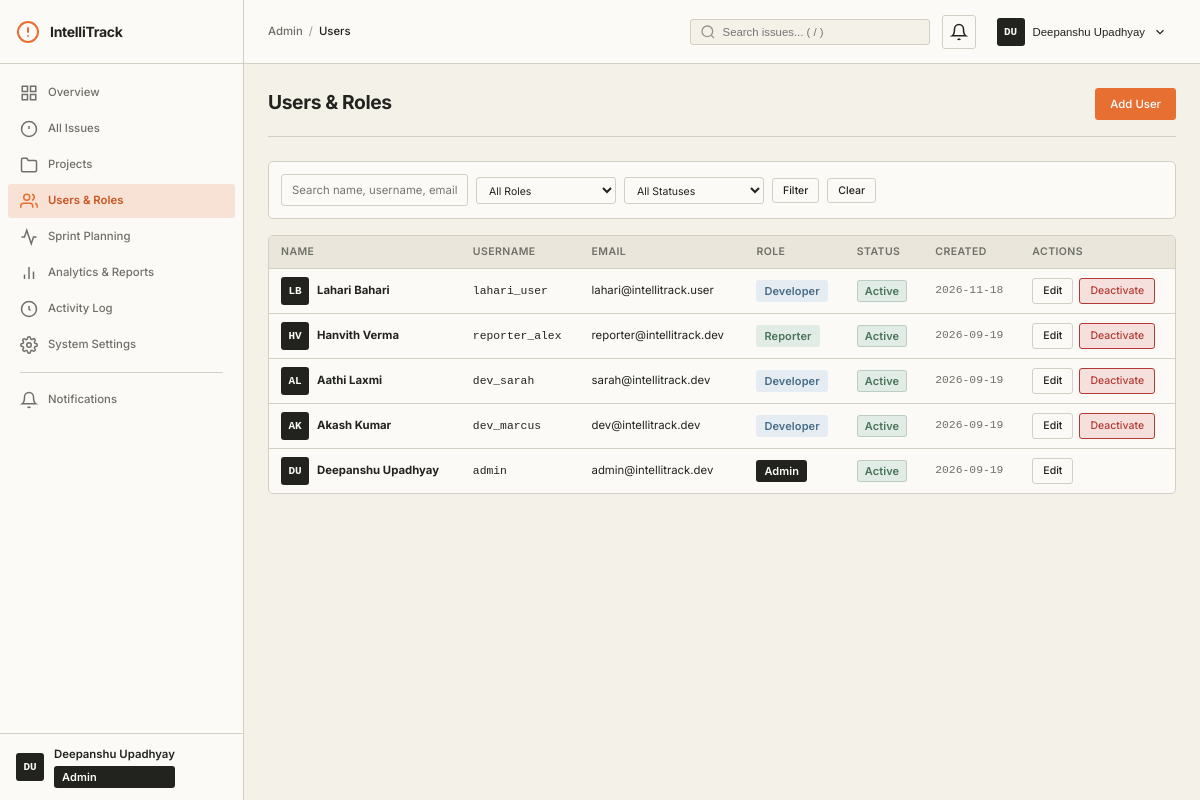
Page /admin/users (signed in) on the committed database.
### models/user.py (models this page shows, shortened)
class User(UserMixin, db.Model):
    __tablename__ = 'users'
    ROLE_ADMIN = 'admin'
    ROLE_DEVELOPER = 'developer'
    ROLE_REPORTER = 'reporter'
    VALID_ROLES = [ROLE_ADMIN, ROLE_DEVELOPER, ROLE_REPORTER]
    id = db.Column(db.Integer, primary_key=True)
    username = db.Column(db.String(80), unique=True, nullable=False, index=True)
    email = db.Column(db.String(120), unique=True, nullable=False, index=True)
    password_hash = db.Column(db.String(256), nullable=False)
    first_name = db.Column(db.String(80), nullable=False, default='')
    last_name = db.Column(db.String(80), nullable=False, default='')
    role = db.Column(db.String(20), nullable=False, default=ROLE_REPORTER)
    is_active = db.Column(db.Boolean, default=True, nullable=False)
    created_at = db.Column(db.DateTime, default=datetime.utcnow, nullable=False)
    updated_at = db.Column(db.DateTime, default=datetime.utcnow, onupdate=datetime.utcnow)
    reported_issues = db.relationship('Issue', foreign_keys='Issue.reporter_id', backref='reporter', lazy='dynamic')
    assigned_issues = db.relationship('Issue', foreign_keys='Issue.assignee_id', backref='assignee', lazy='dynamic')
    comments = db.relationship('Comment', backref='author', lazy='dynamic')
    activities = db.relationship('Activity', backref='actor', lazy='dynamic')
    notifications = db.relationship('Notification', backref='user', lazy='dynamic')
    memberships = db.relationship('ProjectMembership', backref='user', lazy='dynamic')
    @property
    def full_name(self):
        name = f"{self.first_name} {self.last_name}".strip()
        return name if name else self.username
    @property
    def initials(self):
        if self.first_name and self.last_name:
            return f"{self.first_name[0]}{self.last_name[0]}".upper()
        return self.username[:2].upper()
    @property
    def is_admin(self):
        return self.role == self.ROLE_ADMIN

### routes/admin.py (the view, shortened to what this page needs)
@admin_bp.route('/users')
def users():
    role_filter = request.args.get('role')
    active_filter = request.args.get('active')
    search = request.args.get('q', '').strip()
    query = User.query
    if role_filter:
        query = query.filter_by(role=role_filter)
    if active_filter is not None and active_filter != '':
        query = query.filter_by(is_active=(active_filter == '1'))
    users_list = query.order_by(User.created_at.desc()).all()
    return render_template(
        'admin/users.html',
        users=users_list,
        role_filter=role_filter,
        active_filter=active_filter,
        search=search,
        valid_roles=User.VALID_ROLES,
    )

### models/user.py (called while the page is built)
@login_manager.user_loader
def load_user(user_id):
    return User.query.get(int(user_id))

### routes/admin.py (called while the page is built)
@admin_bp.before_request
@login_required
def require_admin():
    if not current_user.is_admin:
        abort(403)

### services/notification_service.py (called while the page is built)
    @staticmethod
    def get_unread_count(user_id):
        return Notification.query.filter_by(user_id=user_id, is_read=False).count()

### templates/admin/users.html (shortened to what this page needs)
{% extends "base.html" %}
{% block breadcrumb %}<span class="breadcrumb-item">Admin</span><span class="breadcrumb-sep">/</span><span class="breadcrumb-item">Users</span>{% endblock %}
{% block page_title %}Users &amp; Roles{% endblock %}
{% block page_actions %}
<a href="{{ url_for('admin.create_user') }}" class="btn btn-primary">Add User</a>
{% endblock %}
{% block content %}
<div class="filter-bar">
    <form method="GET" action="{{ url_for('admin.users') }}" class="filter-form">
        <div class="filter-group">
            <input type="text" name="q" class="form-input" placeholder="Search name, username, email..." value="{{ search or '' }}">
        </div>
        <div class="filter-group">
            <select name="role" class="form-select form-select-sm">
                <option value="">All Roles</option>
            </select>
        </div>
        <div class="filter-group">
            <select name="active" class="form-select form-select-sm">
                <option value="">All Statuses</option>
            </select>
        </div>
        <button type="submit" class="btn btn-secondary btn-sm">Filter</button>
        <a href="{{ url_for('admin.users') }}" class="btn btn-sm">Clear</a>
    </form>
</div>
<div class="table-responsive">
    <table class="table table-compact">
        <thead>
            <tr>
                <th>Name</th>
                <th>Username</th>
                <th>Email</th>
                <th>Role</th>
                <th>Status</th>
                <th>Created</th>
                <th>Actions</th>
            </tr>
        </thead>
        <tbody>
            {% for u in users %}
            <tr>
                <td>
                    <div style="display:flex;align-items:center;gap:8px">
                        <div class="avatar avatar-sm">{{ u.initials }}</div>
                        <strong>{{ u.full_name }}</strong>
                    </div>
                </td>
                <td><span class="mono">{{ u.username }}</span></td>
                <td>{{ u.email }}</td>
                <td><span class="badge badge-role badge-{{ u.role }}">{{ u.role|title }}</span></td>
                <td>
                    {% if u.is_active %}
                    <span class="badge badge-status badge-resolved">Active</span>
                    {% else %}
                    <span class="badge badge-status badge-closed">Inactive</span>
                    {% endif %}
                </td>
                <td class="text-muted mono">{{ u.created_at.strftime('%Y-%m-%d') }}</td>
                <td>
                    <div style="display:flex;gap:6px">
                        <a href="{{ url_for('admin.edit_user', user_id=u.id) }}" class="btn btn-sm btn-secondary">Edit</a>
                        {% if u.id != current_user.id %}
                        <form method="POST" action="{{ url_for('admin.toggle_user_active', user_id=u.id) }}" style="display:inline">
                            <button type="submit" class="btn btn-sm {{ 'btn-danger' if u.is_active else 'btn-secondary' }}">
                                {{ 'Deactivate' if u.is_active else 'Activate' }}
                            </button>
                        </form>
                        {% endif %}
                    </div>
                </td>
            </tr>
            {% else %}
            <tr><td colspan="7" class="text-muted" style="text-align:center;padding:24px">No users match your filter criteria.</td></tr>
            {% endfor %}
        </tbody>
    </table>
</div>
{% endblock %}

### templates/base.html (shortened to what this page needs)
<!DOCTYPE html>
<html lang="en">
<head>
    <link rel="stylesheet" href="{{ url_for('static', filename='css/tokens.css') }}">
    <link rel="stylesheet" href="{{ url_for('static', filename='css/layout.css') }}">
    <link rel="stylesheet" href="{{ url_for('static', filename='css/components.css') }}">
</head>
<body>
    <aside class="sidebar" id="sidebar">
        <div class="sidebar-header">
            <a href="{{ url_for('dashboard.index') }}" class="sidebar-logo">
                <svg width="24" height="24" viewBox="0 0 24 24" fill="none" stroke="currentColor" stroke-width="2" stroke-linecap="round" stroke-linejoin="round"><circle cx="12" cy="12" r="10"/><line x1="12" y1="8" x2="12" y2="12"/><line x1="12" y1="16" x2="12.01" y2="16"/></svg>
                <span>IntelliTrack</span>
            </a>
        </div>
        <nav class="sidebar-nav">
            {% if current_user.is_admin %}
            <a href="{{ url_for('admin.overview') }}" class="nav-item {% if request.endpoint == 'admin.overview' %}active{% endif %}">
                <svg width="18" height="18" viewBox="0 0 24 24" fill="none" stroke="currentColor" stroke-width="2"><rect x="3" y="3" width="7" height="7"/><rect x="14" y="3" width="7" height="7"/><rect x="3" y="14" width="7" height="7"/><rect x="14" y="14" width="7" height="7"/></svg>
                <span>Overview</span>
            </a>
            <a href="{{ url_for('issues.list_issues') }}" class="nav-item {% if request.blueprint == 'issues' %}active{% endif %}">
                <svg width="18" height="18" viewBox="0 0 24 24" fill="none" stroke="currentColor" stroke-width="2"><circle cx="12" cy="12" r="10"/><line x1="12" y1="8" x2="12" y2="12"/><line x1="12" y1="16" x2="12.01" y2="16"/></svg>
                <span>All Issues</span>
            </a>
            <a href="{{ url_for('projects.list_projects') }}" class="nav-item {% if request.blueprint == 'projects' %}active{% endif %}">
                <svg width="18" height="18" viewBox="0 0 24 24" fill="none" stroke="currentColor" stroke-width="2"><path d="M22 19a2 2 0 0 1-2 2H4a2 2 0 0 1-2-2V5a2 2 0 0 1 2-2h5l2 3h9a2 2 0 0 1 2 2z"/></svg>
                <span>Projects</span>
            </a>
            <a href="{{ url_for('admin.users') }}" class="nav-item {% if request.endpoint and 'user' in request.endpoint %}active{% endif %}">
                <svg width="18" height="18" viewBox="0 0 24 24" fill="none" stroke="currentColor" stroke-width="2"><path d="M17 21v-2a4 4 0 0 0-4-4H5a4 4 0 0 0-4 4v2"/><circle cx="9" cy="7" r="4"/><path d="M23 21v-2a4 4 0 0 0-3-3.87"/><path d="M16 3.13a4 4 0 0 1 0 7.75"/></svg>
                <span>Users &amp; Roles</span>
            </a>
            <a href="{{ url_for('sprints.list_sprints') }}" class="nav-item {% if request.blueprint == 'sprints' %}active{% endif %}">
                <svg width="18" height="18" viewBox="0 0 24 24" fill="none" stroke="currentColor" stroke-width="2"><polyline points="22 12 18 12 15 21 9 3 6 12 2 12"/></svg>
                <span>Sprint Planning</span>
            </a>
            <a href="{{ url_for('admin.analytics') }}" class="nav-item {% if request.endpoint == 'admin.analytics' %}active{% endif %}">
                <svg width="18" height="18" viewBox="0 0 24 24" fill="none" stroke="currentColor" stroke-width="2"><line x1="18" y1="20" x2="18" y2="10"/><line x1="12" y1="20" x2="12" y2="4"/><line x1="6" y1="20" x2="6" y2="14"/></svg>
                <span>Analytics &amp; Reports</span>
            </a>
            <a href="{{ url_for('admin.activity_log') }}" class="nav-item {% if request.endpoint == 'admin.activity_log' %}active{% endif %}">
                <svg width="18" height="18" viewBox="0 0 24 24" fill="none" stroke="currentColor" stroke-width="2"><polyline points="12 8 12 12 14 14"/><circle cx="12" cy="12" r="10"/></svg>
                <span>Activity Log</span>
            </a>
            <a href="{{ url_for('admin.settings') }}" class="nav-item {% if request.endpoint == 'admin.settings' %}active{% endif %}">
                <span>System Settings</span>
            </a>
            {% endif %}
            <div class="nav-divider"></div>
            <a href="#" class="nav-item" id="notifications-nav-link">
                <svg width="18" height="18" viewBox="0 0 24 24" fill="none" stroke="currentColor" stroke-width="2"><path d="M18 8A6 6 0 0 0 6 8c0 7-3 9-3 9h18s-3-2-3-9"/><path d="M13.73 21a2 2 0 0 1-3.46 0"/></svg>
                <span>Notifications{% if unread_notifications_count > 0 %} <span class="nav-badge">{{ unread_notifications_count }}</span>{% endif %}</span>
            </a>
        </nav>
        <div class="sidebar-footer">
            <div class="sidebar-user">
                <div class="avatar avatar-sm">{{ current_user.initials }}</div>
                <div class="sidebar-user-info">
                    <span class="sidebar-user-name">{{ current_user.full_name }}</span>
                    <span class="badge badge-role badge-{{ current_user.role }}">{{ current_user.role|title }}</span>
                </div>
            </div>
        </div>
    </aside>
    <div class="main-wrapper">
        <header class="topbar">
            <div class="breadcrumb">
                {% block breadcrumb %}{% endblock %}
            </div>
            <div class="topbar-right">
                <div class="search-wrapper">
                    <input type="text" class="search-input" id="globalSearch" placeholder="Search issues... ( / )" autocomplete="off">
                </div>
                <div class="topbar-notifications" id="notificationsContainer">
                    <button class="topbar-icon-btn" id="notificationsToggle" aria-label="Notifications">
                        <svg width="18" height="18" viewBox="0 0 24 24" fill="none" stroke="currentColor" stroke-width="2"><path d="M18 8A6 6 0 0 0 6 8c0 7-3 9-3 9h18s-3-2-3-9"/><path d="M13.73 21a2 2 0 0 1-3.46 0"/></svg>
                    </button>
                </div>
                <div class="topbar-user-menu">
                    <button class="topbar-user-btn" id="userMenuToggle">
                        <div class="avatar avatar-sm">{{ current_user.initials }}</div>
                        <span class="topbar-user-name">{{ current_user.full_name }}</span>
                        <svg width="14" height="14" viewBox="0 0 24 24" fill="none" stroke="currentColor" stroke-width="2"><polyline points="6 9 12 15 18 9"/></svg>
                    </button>
                </div>
            </div>
        </header>
        <main class="content">
            <div class="page-header">
                <div class="page-header-left">
                    <h1 class="page-title">{% block page_title %}Dashboard{% endblock %}</h1>
                </div>
                <div class="page-header-actions">
                    {% block page_actions %}{% endblock %}
                </div>
            </div>
            {% block content %}{% endblock %}
        </main>
    </div>
</body>
</html>

### static/css/tokens.css (style rules this page uses)
:root { --paper: #F4F1E9; --surface: #FBFAF6; --surface-muted: #EAE6DC; --ink: #22231F; --ink-muted: #6F7068; --ink-faint: #96968D; --line: #D3CFC4; --line-strong: #89877D; --accent: #E76F32; --accent-hover: #C95623; --accent-soft: #F7E2D5; --status-open: #476D8A; --status-open-soft: #E5EDF2; --status-progress: #B67B25; --status-progress-soft: #F4EAD9; --status-resolved: #48745A; --status-resolved-soft: #E2ECE6; --status-closed: #74766F; --status-closed-soft: #EAEAE7; --status-critical: #B33A32; --status-critical-soft: #F6E0DE; --font-body: "Inter", "Helvetica Neue", Arial, sans-serif; --font-mono: "SFMono-Regular", Consolas, "Liberation Mono", monospace; --text-xs: 0.75rem; --text-sm: 0.8125rem; --text-base: 0.875rem; --text-md: 1rem; --text-lg: 1.125rem; --text-xl: 1.375rem; --text-2xl: 1.75rem; --space-xs: 4px; --space-sm: 8px; --space-md: 12px; --space-lg: 16px; --space-xl: 24px; --space-2xl: 32px; --sidebar-width: 244px; --topbar-height: 64px; --radius-sm: 3px; --radius-md: 5px; --radius-lg: 8px; --shadow-sm: 0 1px 2px rgba(34, 35, 31, 0.05); --shadow-md: 0 4px 12px rgba(34, 35, 31, 0.08); --transition-fast: 150ms ease; --transition-normal: 200ms ease; --z-base: 1; --z-sidebar: 40; --z-topbar: 30; --z-dropdown: 60; --z-modal: 100; --z-toast: 120; }

### rows in the picture
User: initials "DU", full_name "Deepanshu Upadhyay", role "Admin", username "admin", email "admin@intellitrack.dev", is_active "Active", created_at "2026-09-19"
User: initials "LB", full_name "Lahari Bahari", username "lahari_user", email "lahari@intellitrack.user", role "Developer", shows "Active", created_at "2026-11-18", is_active "Deactivate"
User: initials "HV", full_name "Hanvith Verma", username "reporter_alex", email "reporter@intellitrack.dev", role "Reporter", shows "Active", created_at "2026-09-19", is_active "Deactivate"
User: initials "AL", full_name "Aathi Laxmi", username "dev_sarah", email "sarah@intellitrack.dev", role "Developer", shows "Active", created_at "2026-09-19", is_active "Deactivate"
User: initials "AK", full_name "Akash Kumar", username "dev_marcus", email "dev@intellitrack.dev", role "Developer", shows "Active", created_at "2026-09-19", is_active "Deactivate"
